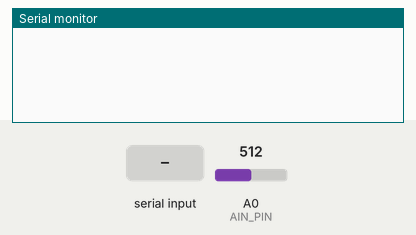
Recording of a sketch running on a simulated Arduino Zero (SAMD21). Parts: the last lines printed to the serial monitor. The inputs (shaded band) are chosen by the test bench; at power-on: A0 (AIN_PIN) = 512 (analog values on the 0–1023 scale).

Above: at 2.2 s.
2.3 s: "b" received over Serial
At 3.1 s:
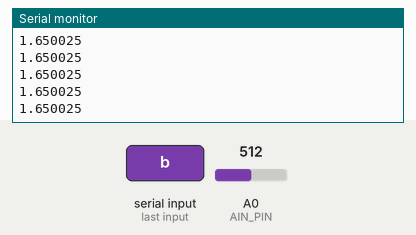
4.2 s: A0 (AIN_PIN) set to 716
At 5.3 s:
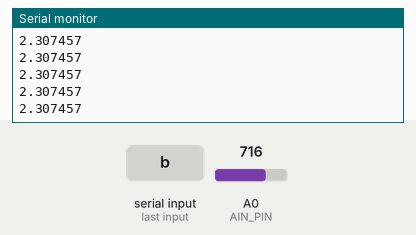
5.7 s: A0 (AIN_PIN) set to 900
At 6.8 s:
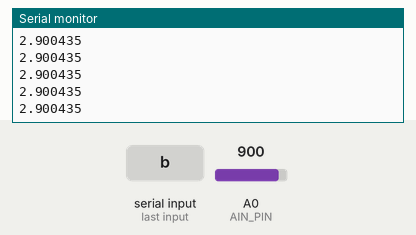
Timing chart, 0 to 8.7 s (numbered marks = the images above; inputs shaded):
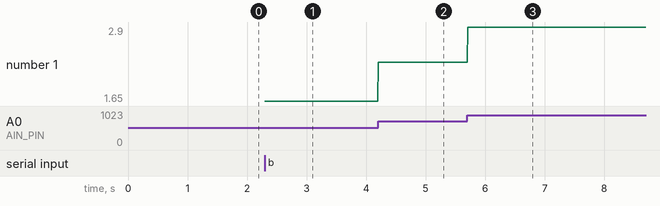

Measured:
- after the input at 2.3 s, the serial monitor: prints a new line at once (image 1)
- after the input at 4.2 s, the serial monitor: prints a new line at once (image 2)
- after the input at 5.7 s, the serial monitor: prints a new line at once (image 3)
- plotted number 1: 1.65 → 2.31 after the input at 4.2 s, 2.31 → 2.9 after the input at 5.7 s

The sketch:

pot_input.ino
```cpp
const int AIN_PIN = A0;
const int AIN_READ_RESOLUTION = 16;
const int AIN_READ_AVERAGING = 32;
const uint16_t AIN_MAX_INT = uint16_t((uint32_t(1) << AIN_READ_RESOLUTION) -1);
const float AIN_MAX_VOLT = 3.3;

float ain_uint16_to_volt(uint16_t int_value);

void setup() {
    Serial.begin(115200);
    analogReadResolution(AIN_READ_RESOLUTION);
    analogReadAveraging(AIN_READ_AVERAGING);
    delay(1000);
}

void loop() {
    static bool running = false;
    static uint8_t cnt = 0;
    while (Serial.available() > 0) {
        uint8_t cmd = Serial.read();
        switch (cmd) {
            case 'b':
                running = true;
                break;
            case 'e':
                running = false;
                break;
            default:
                break;

        }
    }
    if (running) {
        uint16_t ain_int = analogRead(AIN_PIN);
        float volt = ain_uint16_to_volt(ain_int);
        Serial.println(volt,6);
    }
    delay(5);
}

float ain_uint16_to_volt(uint16_t int_value) {
    return AIN_MAX_VOLT*float(int_value)/float(AIN_MAX_INT);
}
```
